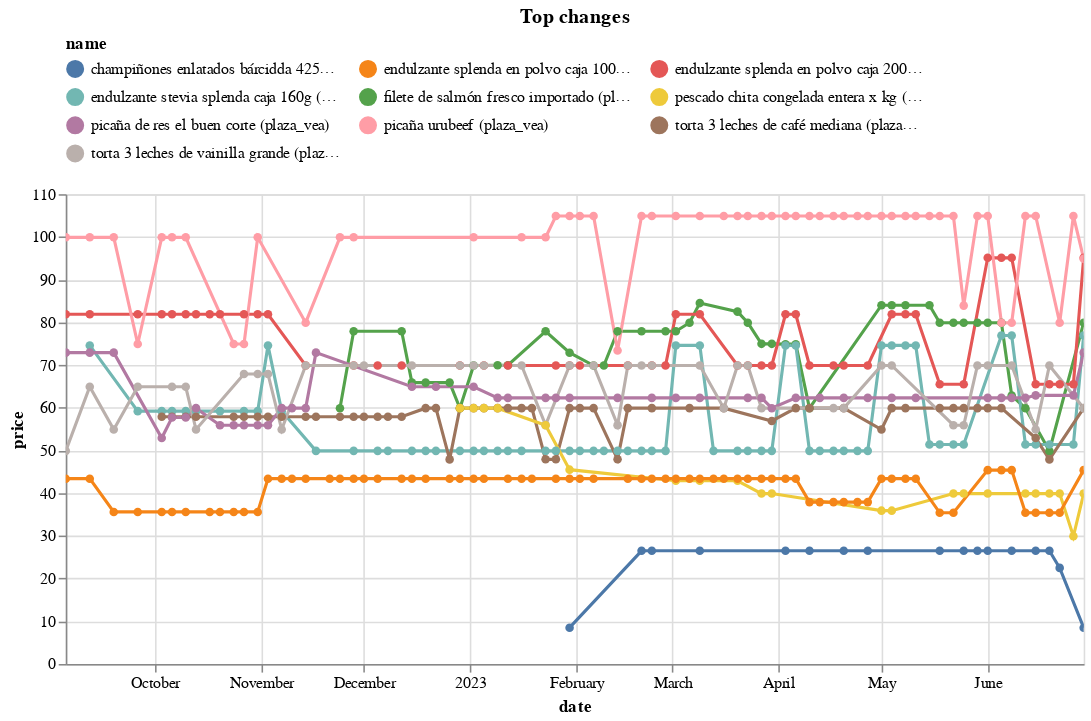

Source (notebook cell):
### Code cell
top_changes_abs.head(10).pipe(plot_changes, 'Top changes')

### Figure 1 — Vega-Lite specification as saved in the notebook (floating-point values rounded to 4 significant figures; data arrays with more than 128 entries replaced by an {"elided": "..."} marker saying what was removed)
{"config": {"view": {"continuousWidth": 300, "continuousHeight": 300}, "legend": {"columns": 3, "orient": "top"}}, "data": {"name": "data-5f80e2e0235c92083e2fd524fd0aa818"}, "mark": {"type": "line", "point": true}, "encoding": {"color": {"field": "name", "scale": {"domain": ["champiñones enlatados bárcidda 425g (metro)", "endulzante splenda en polvo caja 100 sobres (plaza_vea)", "endulzante splenda en polvo caja 200 sobres (plaza_vea)", "endulzante stevia splenda caja 160g (plaza_vea)", "filete de salmón fresco importado (plaza_vea)", "pescado chita congelada entera x kg (plaza_vea)", "picaña de res el buen corte (plaza_vea)", "picaña urubeef (plaza_vea)", "torta 3 leches de café mediana (plaza_vea)", "torta 3 leches de vainilla grande (plaza_vea)"]}, "type": "nominal"}, "tooltip": [{"field": "name", "type": "nominal"}, {"field": "price", "type": "quantitative"}, {"field": "last_price", "type": "quantitative"}], "x": {"field": "date", "type": "temporal"}, "y": {"field": "price", "type": "quantitative"}}, "params": [{"name": "param_7", "select": {"type": "point", "fields": ["name"]}, "bind": "legend"}, {"name": "param_8", "select": {"type": "interval", "encodings": ["x", "y"]}, "bind": "scales"}], "title": "Top changes", "transform": [{"filter": {"param": "param_7"}}], "width": 650, "$schema": "https://vega.github.io/schema/vega-lite/v5.8.0.json", "datasets": {"data-5f80e2e0235c92083e2fd524fd0aa818": {"elided": "460 records"}}}
